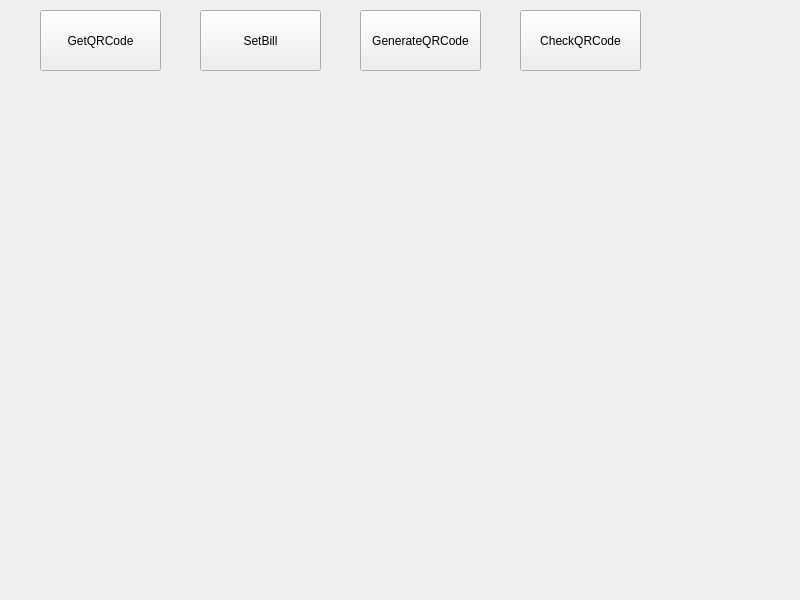
<?xml version="1.0" encoding="UTF-8"?>
<ui version="4.0">
 <class>Widget</class>
 <widget class="QWidget" name="Widget">
  <property name="geometry">
   <rect>
    <x>0</x>
    <y>0</y>
    <width>800</width>
    <height>600</height>
   </rect>
  </property>
  <property name="windowTitle">
   <string>Widget</string>
  </property>
  <widget class="QPushButton" name="pushButton">
   <property name="geometry">
    <rect>
     <x>40</x>
     <y>10</y>
     <width>121</width>
     <height>61</height>
    </rect>
   </property>
   <property name="text">
    <string>GetQRCode</string>
   </property>
  </widget>
  <widget class="QPushButton" name="pushButton_2">
   <property name="geometry">
    <rect>
     <x>200</x>
     <y>10</y>
     <width>121</width>
     <height>61</height>
    </rect>
   </property>
   <property name="text">
    <string>SetBill</string>
   </property>
  </widget>
  <widget class="QPushButton" name="pushButton_3">
   <property name="geometry">
    <rect>
     <x>360</x>
     <y>10</y>
     <width>121</width>
     <height>61</height>
    </rect>
   </property>
   <property name="text">
    <string>GenerateQRCode</string>
   </property>
  </widget>
  <widget class="QPushButton" name="pushButton_4">
   <property name="geometry">
    <rect>
     <x>520</x>
     <y>10</y>
     <width>121</width>
     <height>61</height>
    </rect>
   </property>
   <property name="text">
    <string>CheckQRCode</string>
   </property>
  </widget>
  <widget class="QLabel" name="label">
   <property name="geometry">
    <rect>
     <x>84</x>
     <y>80</y>
     <width>512</width>
     <height>512</height>
    </rect>
   </property>
   <property name="text">
    <string/>
   </property>
  </widget>
 </widget>
 <layoutdefault spacing="6" margin="11"/>
 <resources/>
 <connections/>
</ui>
